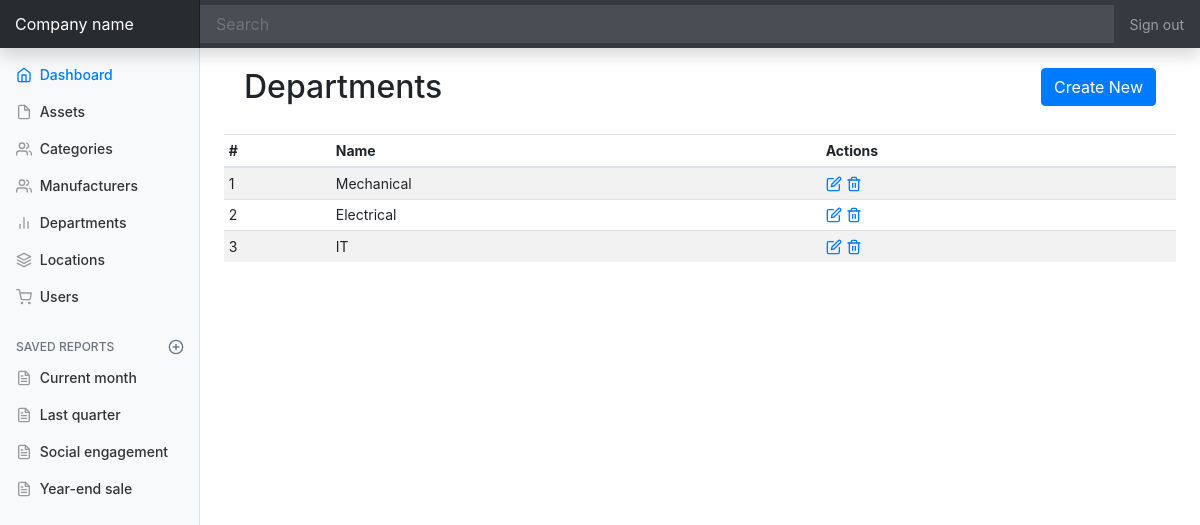
/departments, run on an earlier commit of the app's database.
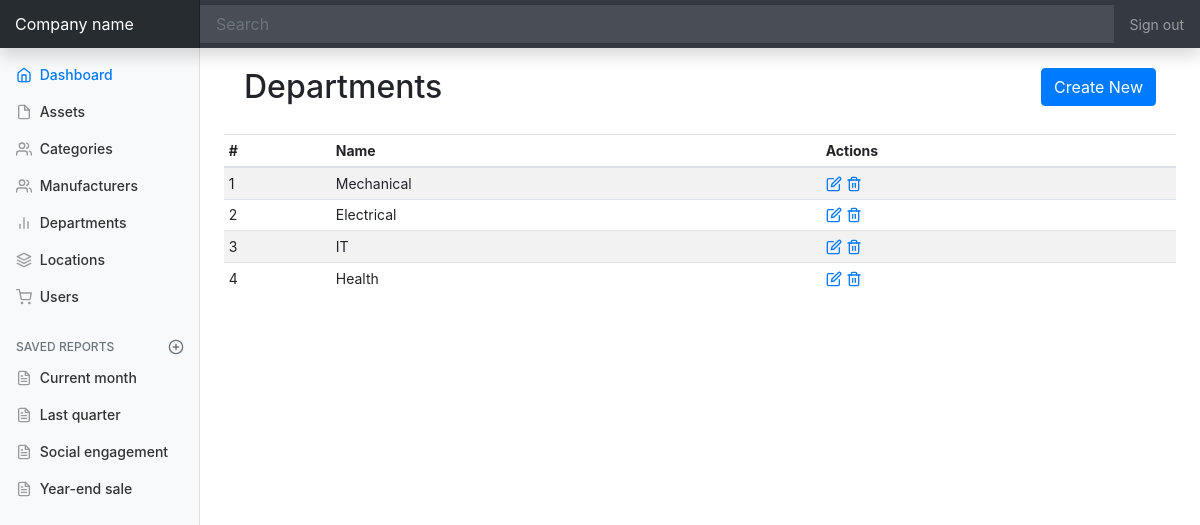
And on a later commit of the database.
### app/models.py (models this page shows, shortened)
class Department(db.Model):
	id = db.Column(db.Integer, primary_key=True)
	name = db.Column(db.String(64), unique=True)
	locations = db.relationship('Location', backref="department")

### app/routes.py (the view)
@app.route('/departments')
def departments():
	departments = Department.query.all()
	return render_template('departments.html', title='Departments', departments=departments)

### app/templates/departments.html
{% extends "base.html" %}
{% block content %}
  <section style="padding:20px;">
    <h2 style="display:inline-flex;">Departments</h2>
    <a class="btn btn-primary float-right" href="departments/create">Create New</a>
  </section>
  <div class="table-responsive">
    <table class="table table-striped table-sm">
      <thead>
        <tr>
          <th>#</th>
          <th>Name</th>
          <th>Actions</th>
        </tr>
      </thead>
      <tbody>
      	{% for department in departments %}
        <tr>
          <td>{{ department.id }}</td>
          <td>{{ department.name }}</td>
          <td>
            <a href="#"><span data-feather="edit"></span></a>
            <a href="#"><span data-feather="trash-2"></span></a>
          </td>
        </tr>
        {% endfor %}
      </tbody>
    </table>
  </div>
{% endblock %}

### app/templates/base.html (shortened to what this page needs)
<!doctype html>
<html lang="en">
  <head>
    <link rel="stylesheet" href="https://stackpath.bootstrapcdn.com/bootstrap/4.1.3/css/bootstrap.min.css">
    <link href="{{ url_for('static', filename='dashboard.css') }}" rel="stylesheet">
  </head>
  <body>
    <nav class="navbar navbar-dark fixed-top bg-dark flex-md-nowrap p-0 shadow">
      <a class="navbar-brand col-sm-3 col-md-2 mr-0" href="{{ url_for('index')}}">Company name</a>
      <input class="form-control form-control-dark w-100" type="text" placeholder="Search" aria-label="Search">
      <ul class="navbar-nav px-3">
        <li class="nav-item text-nowrap">
          <a class="nav-link" href="#">Sign out</a>
        </li>
      </ul>
    </nav>
    <div class="container-fluid">
      <div class="row">
        <nav class="col-md-2 d-none d-md-block bg-light sidebar">
          <div class="sidebar-sticky">
            <ul class="nav flex-column">
              <li class="nav-item">
                <a class="nav-link active" href="#">
                  <span data-feather="home"></span>
                  Dashboard <span class="sr-only">(current)</span>
                </a>
              </li>
              <li class="nav-item">
                <a class="nav-link" href="{{ url_for('assets') }}">
                  <span data-feather="file"></span>
                  Assets
                </a>
              </li>
              <li class="nav-item">
                <a class="nav-link" href="{{ url_for('categories') }}">
                  <span data-feather="users"></span>
                  Categories
                </a>
              </li>
              <li class="nav-item">
                <a class="nav-link" href="{{ url_for('manufacturers') }}">
                  <span data-feather="users"></span>
                  Manufacturers
                </a>
              </li>
              <li class="nav-item">
                <a class="nav-link" href="{{ url_for('departments') }}">
                  <span data-feather="bar-chart-2"></span>
                  Departments
                </a>
              </li>
              <li class="nav-item">
                <a class="nav-link" href="{{ url_for('locations') }}">
                  <span data-feather="layers"></span>
                  Locations
                </a>
              </li>
              <li class="nav-item">
                <a class="nav-link" href="{{ url_for('users') }}">
                  <span data-feather="shopping-cart"></span>
                  Users
                </a>
            </li>
            </ul>
            <h6 class="sidebar-heading d-flex justify-content-between align-items-center px-3 mt-4 mb-1 text-muted">
              <span>Saved reports</span>
              <a class="d-flex align-items-center text-muted" href="#">
                <span data-feather="plus-circle"></span>
              </a>
            </h6>
            <ul class="nav flex-column mb-2">
              <li class="nav-item">
                <a class="nav-link" href="#">
                  <span data-feather="file-text"></span>
                  Current month
                </a>
              </li>
              <li class="nav-item">
                <a class="nav-link" href="#">
                  <span data-feather="file-text"></span>
                  Last quarter
                </a>
              </li>
              <li class="nav-item">
                <a class="nav-link" href="#">
                  <span data-feather="file-text"></span>
                  Social engagement
                </a>
              </li>
              <li class="nav-item">
                <a class="nav-link" href="#">
                  <span data-feather="file-text"></span>
                  Year-end sale
                </a>
              </li>
            </ul>
          </div>
        </nav>
        <main role="main" class="col-md-9 ml-sm-auto col-lg-10 px-4">
        {% block content %}{% endblock %}
        </main>
      </div>
    </div>
  </body>
</html>

### app/static/dashboard.css (style rules this page uses)
body { font-size: .875rem; }
.feather { width: 16px; height: 16px; vertical-align: text-bottom; }
.sidebar { position: fixed; top: 0; bottom: 0; left: 0; z-index: 100; padding: 48px 0 0; box-shadow: inset -1px 0 0 rgba(0, 0, 0, .1); }
.sidebar-sticky { position: relative; top: 0; height: calc(100vh - 48px); padding-top: .5rem; overflow-x: hidden; overflow-y: auto; }
.sidebar .nav-link { font-weight: 500; color: #333; }
.sidebar .nav-link .feather { margin-right: 4px; color: #999; }
.sidebar .nav-link.active { color: #007bff; }
.sidebar .nav-link:hover .feather, .sidebar .nav-link.active .feather { color: inherit; }
.sidebar-heading { font-size: .75rem; text-transform: uppercase; }
[role="main"] { padding-top: 48px; }
.navbar-brand { padding-top: .75rem; padding-bottom: .75rem; font-size: 1rem; background-color: rgba(0, 0, 0, .25); box-shadow: inset -1px 0 0 rgba(0, 0, 0, .25); }
.navbar .form-control { padding: .75rem 1rem; border-width: 0; border-radius: 0; }
.form-control-dark { color: #fff; background-color: rgba(255, 255, 255, .1); border-color: rgba(255, 255, 255, .1); }

What changed in the data, as far as the page shows it:
added Department: id "4", name "Health"
